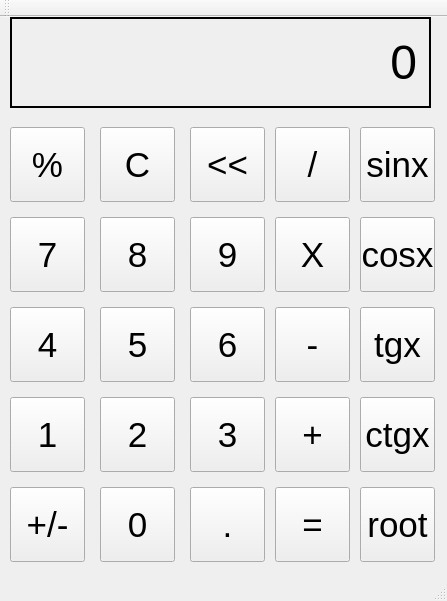
<?xml version="1.0" encoding="UTF-8"?>
<ui version="4.0">
 <class>MainWindow</class>
 <widget class="QMainWindow" name="MainWindow">
  <property name="geometry">
   <rect>
    <x>0</x>
    <y>0</y>
    <width>447</width>
    <height>601</height>
   </rect>
  </property>
  <property name="windowTitle">
   <string>Scientific Calculator</string>
  </property>
  <widget class="QWidget" name="centralwidget">
   <widget class="QLabel" name="outputLabel">
    <property name="geometry">
     <rect>
      <x>10</x>
      <y>0</y>
      <width>421</width>
      <height>91</height>
     </rect>
    </property>
    <property name="font">
     <font>
      <pointsize>36</pointsize>
     </font>
    </property>
    <property name="frameShape">
     <enum>QFrame::Box</enum>
    </property>
    <property name="lineWidth">
     <number>2</number>
    </property>
    <property name="text">
     <string>0</string>
    </property>
    <property name="alignment">
     <set>Qt::AlignRight|Qt::AlignTrailing|Qt::AlignVCenter</set>
    </property>
   </widget>
   <widget class="QPushButton" name="percentButton">
    <property name="geometry">
     <rect>
      <x>10</x>
      <y>110</y>
      <width>75</width>
      <height>75</height>
     </rect>
    </property>
    <property name="font">
     <font>
      <pointsize>26</pointsize>
     </font>
    </property>
    <property name="text">
     <string>%</string>
    </property>
   </widget>
   <widget class="QPushButton" name="cButton">
    <property name="geometry">
     <rect>
      <x>100</x>
      <y>110</y>
      <width>75</width>
      <height>75</height>
     </rect>
    </property>
    <property name="font">
     <font>
      <pointsize>26</pointsize>
     </font>
    </property>
    <property name="text">
     <string>C</string>
    </property>
   </widget>
   <widget class="QPushButton" name="arrowButton">
    <property name="geometry">
     <rect>
      <x>190</x>
      <y>110</y>
      <width>75</width>
      <height>75</height>
     </rect>
    </property>
    <property name="font">
     <font>
      <pointsize>26</pointsize>
     </font>
    </property>
    <property name="text">
     <string>&lt;&lt;</string>
    </property>
   </widget>
   <widget class="QPushButton" name="divideButton">
    <property name="geometry">
     <rect>
      <x>275</x>
      <y>110</y>
      <width>75</width>
      <height>75</height>
     </rect>
    </property>
    <property name="font">
     <font>
      <pointsize>26</pointsize>
     </font>
    </property>
    <property name="text">
     <string>/</string>
    </property>
   </widget>
   <widget class="QPushButton" name="nineButton">
    <property name="geometry">
     <rect>
      <x>190</x>
      <y>200</y>
      <width>75</width>
      <height>75</height>
     </rect>
    </property>
    <property name="font">
     <font>
      <pointsize>26</pointsize>
     </font>
    </property>
    <property name="text">
     <string>9</string>
    </property>
   </widget>
   <widget class="QPushButton" name="eightButton">
    <property name="geometry">
     <rect>
      <x>100</x>
      <y>200</y>
      <width>75</width>
      <height>75</height>
     </rect>
    </property>
    <property name="font">
     <font>
      <pointsize>26</pointsize>
     </font>
    </property>
    <property name="text">
     <string>8</string>
    </property>
   </widget>
   <widget class="QPushButton" name="sevenButton">
    <property name="geometry">
     <rect>
      <x>10</x>
      <y>200</y>
      <width>75</width>
      <height>75</height>
     </rect>
    </property>
    <property name="font">
     <font>
      <pointsize>26</pointsize>
     </font>
    </property>
    <property name="text">
     <string>7</string>
    </property>
   </widget>
   <widget class="QPushButton" name="multiplyButton">
    <property name="geometry">
     <rect>
      <x>275</x>
      <y>200</y>
      <width>75</width>
      <height>75</height>
     </rect>
    </property>
    <property name="font">
     <font>
      <pointsize>26</pointsize>
     </font>
    </property>
    <property name="text">
     <string>X</string>
    </property>
   </widget>
   <widget class="QPushButton" name="sixButton">
    <property name="geometry">
     <rect>
      <x>190</x>
      <y>290</y>
      <width>75</width>
      <height>75</height>
     </rect>
    </property>
    <property name="font">
     <font>
      <pointsize>26</pointsize>
     </font>
    </property>
    <property name="text">
     <string>6</string>
    </property>
   </widget>
   <widget class="QPushButton" name="fiveButton">
    <property name="geometry">
     <rect>
      <x>100</x>
      <y>290</y>
      <width>75</width>
      <height>75</height>
     </rect>
    </property>
    <property name="font">
     <font>
      <pointsize>26</pointsize>
     </font>
    </property>
    <property name="text">
     <string>5</string>
    </property>
   </widget>
   <widget class="QPushButton" name="fourButton">
    <property name="geometry">
     <rect>
      <x>10</x>
      <y>290</y>
      <width>75</width>
      <height>75</height>
     </rect>
    </property>
    <property name="font">
     <font>
      <pointsize>26</pointsize>
     </font>
    </property>
    <property name="text">
     <string>4</string>
    </property>
   </widget>
   <widget class="QPushButton" name="minusButton">
    <property name="geometry">
     <rect>
      <x>275</x>
      <y>290</y>
      <width>75</width>
      <height>75</height>
     </rect>
    </property>
    <property name="font">
     <font>
      <pointsize>26</pointsize>
     </font>
    </property>
    <property name="text">
     <string>-</string>
    </property>
   </widget>
   <widget class="QPushButton" name="threeButton">
    <property name="geometry">
     <rect>
      <x>190</x>
      <y>380</y>
      <width>75</width>
      <height>75</height>
     </rect>
    </property>
    <property name="font">
     <font>
      <pointsize>26</pointsize>
     </font>
    </property>
    <property name="text">
     <string>3</string>
    </property>
   </widget>
   <widget class="QPushButton" name="twoButton">
    <property name="geometry">
     <rect>
      <x>100</x>
      <y>380</y>
      <width>75</width>
      <height>75</height>
     </rect>
    </property>
    <property name="font">
     <font>
      <pointsize>26</pointsize>
     </font>
    </property>
    <property name="text">
     <string>2</string>
    </property>
   </widget>
   <widget class="QPushButton" name="oneButton">
    <property name="geometry">
     <rect>
      <x>10</x>
      <y>380</y>
      <width>75</width>
      <height>75</height>
     </rect>
    </property>
    <property name="font">
     <font>
      <pointsize>26</pointsize>
     </font>
    </property>
    <property name="text">
     <string>1</string>
    </property>
   </widget>
   <widget class="QPushButton" name="addButton">
    <property name="geometry">
     <rect>
      <x>275</x>
      <y>380</y>
      <width>75</width>
      <height>75</height>
     </rect>
    </property>
    <property name="font">
     <font>
      <pointsize>26</pointsize>
     </font>
    </property>
    <property name="text">
     <string>+</string>
    </property>
   </widget>
   <widget class="QPushButton" name="decimalButton">
    <property name="geometry">
     <rect>
      <x>190</x>
      <y>470</y>
      <width>75</width>
      <height>75</height>
     </rect>
    </property>
    <property name="font">
     <font>
      <pointsize>26</pointsize>
     </font>
    </property>
    <property name="text">
     <string>.</string>
    </property>
   </widget>
   <widget class="QPushButton" name="zeroButton">
    <property name="geometry">
     <rect>
      <x>100</x>
      <y>470</y>
      <width>75</width>
      <height>75</height>
     </rect>
    </property>
    <property name="font">
     <font>
      <pointsize>26</pointsize>
     </font>
    </property>
    <property name="text">
     <string>0</string>
    </property>
   </widget>
   <widget class="QPushButton" name="plusminusButton">
    <property name="geometry">
     <rect>
      <x>10</x>
      <y>470</y>
      <width>75</width>
      <height>75</height>
     </rect>
    </property>
    <property name="font">
     <font>
      <pointsize>26</pointsize>
     </font>
    </property>
    <property name="text">
     <string>+/-</string>
    </property>
   </widget>
   <widget class="QPushButton" name="equalButton">
    <property name="geometry">
     <rect>
      <x>275</x>
      <y>470</y>
      <width>75</width>
      <height>75</height>
     </rect>
    </property>
    <property name="font">
     <font>
      <pointsize>26</pointsize>
     </font>
    </property>
    <property name="text">
     <string>=</string>
    </property>
   </widget>
   <widget class="QPushButton" name="sinButton">
    <property name="geometry">
     <rect>
      <x>360</x>
      <y>110</y>
      <width>75</width>
      <height>75</height>
     </rect>
    </property>
    <property name="font">
     <font>
      <pointsize>26</pointsize>
     </font>
    </property>
    <property name="text">
     <string>sinx</string>
    </property>
   </widget>
   <widget class="QPushButton" name="cosButton">
    <property name="geometry">
     <rect>
      <x>360</x>
      <y>200</y>
      <width>75</width>
      <height>75</height>
     </rect>
    </property>
    <property name="font">
     <font>
      <pointsize>26</pointsize>
     </font>
    </property>
    <property name="text">
     <string>cosx</string>
    </property>
   </widget>
   <widget class="QPushButton" name="tangensButton">
    <property name="geometry">
     <rect>
      <x>360</x>
      <y>290</y>
      <width>75</width>
      <height>75</height>
     </rect>
    </property>
    <property name="font">
     <font>
      <pointsize>26</pointsize>
     </font>
    </property>
    <property name="text">
     <string>tgx</string>
    </property>
   </widget>
   <widget class="QPushButton" name="ctangensButton">
    <property name="geometry">
     <rect>
      <x>360</x>
      <y>380</y>
      <width>75</width>
      <height>75</height>
     </rect>
    </property>
    <property name="font">
     <font>
      <pointsize>26</pointsize>
     </font>
    </property>
    <property name="text">
     <string>ctgx</string>
    </property>
   </widget>
   <widget class="QPushButton" name="rootButton">
    <property name="geometry">
     <rect>
      <x>360</x>
      <y>470</y>
      <width>75</width>
      <height>75</height>
     </rect>
    </property>
    <property name="font">
     <font>
      <pointsize>26</pointsize>
     </font>
    </property>
    <property name="text">
     <string>root</string>
    </property>
   </widget>
  </widget>
  <widget class="QMenuBar" name="menubar">
   <property name="geometry">
    <rect>
     <x>0</x>
     <y>0</y>
     <width>447</width>
     <height>21</height>
    </rect>
   </property>
  </widget>
  <widget class="QStatusBar" name="statusbar"/>
  <widget class="QToolBar" name="toolBar">
   <property name="windowTitle">
    <string>toolBar</string>
   </property>
   <attribute name="toolBarArea">
    <enum>TopToolBarArea</enum>
   </attribute>
   <attribute name="toolBarBreak">
    <bool>false</bool>
   </attribute>
  </widget>
 </widget>
 <resources/>
 <connections/>
</ui>
